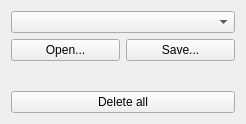
<?xml version="1.0" encoding="UTF-8"?>
<ui version="4.0">
 <class>PerspectiveGridNgToolsOptions</class>
 <widget class="QWidget" name="PerspectiveGridNgToolsOptions">
  <property name="geometry">
   <rect>
    <x>0</x>
    <y>0</y>
    <width>246</width>
    <height>124</height>
   </rect>
  </property>
  <layout class="QGridLayout" name="gridLayout">
   <item row="0" column="0" colspan="2">
    <widget class="QComboBox" name="comboBox"/>
   </item>
   <item row="3" column="0" colspan="2">
    <spacer name="verticalSpacer_2">
     <property name="orientation">
      <enum>Qt::Vertical</enum>
     </property>
     <property name="sizeHint" stdset="0">
      <size>
       <width>20</width>
       <height>40</height>
      </size>
     </property>
    </spacer>
   </item>
   <item row="6" column="0">
    <spacer name="verticalSpacer">
     <property name="orientation">
      <enum>Qt::Vertical</enum>
     </property>
     <property name="sizeHint" stdset="0">
      <size>
       <width>20</width>
       <height>0</height>
      </size>
     </property>
    </spacer>
   </item>
   <item row="4" column="0" colspan="2">
    <widget class="QPushButton" name="deleteButton">
     <property name="text">
      <string>Delete all</string>
     </property>
    </widget>
   </item>
   <item row="2" column="1">
    <widget class="QPushButton" name="saveButton">
     <property name="text">
      <string>Save...</string>
     </property>
    </widget>
   </item>
   <item row="2" column="0">
    <widget class="QPushButton" name="loadButton">
     <property name="text">
      <string>Open...</string>
     </property>
    </widget>
   </item>
  </layout>
 </widget>
 <resources/>
 <connections/>
</ui>
